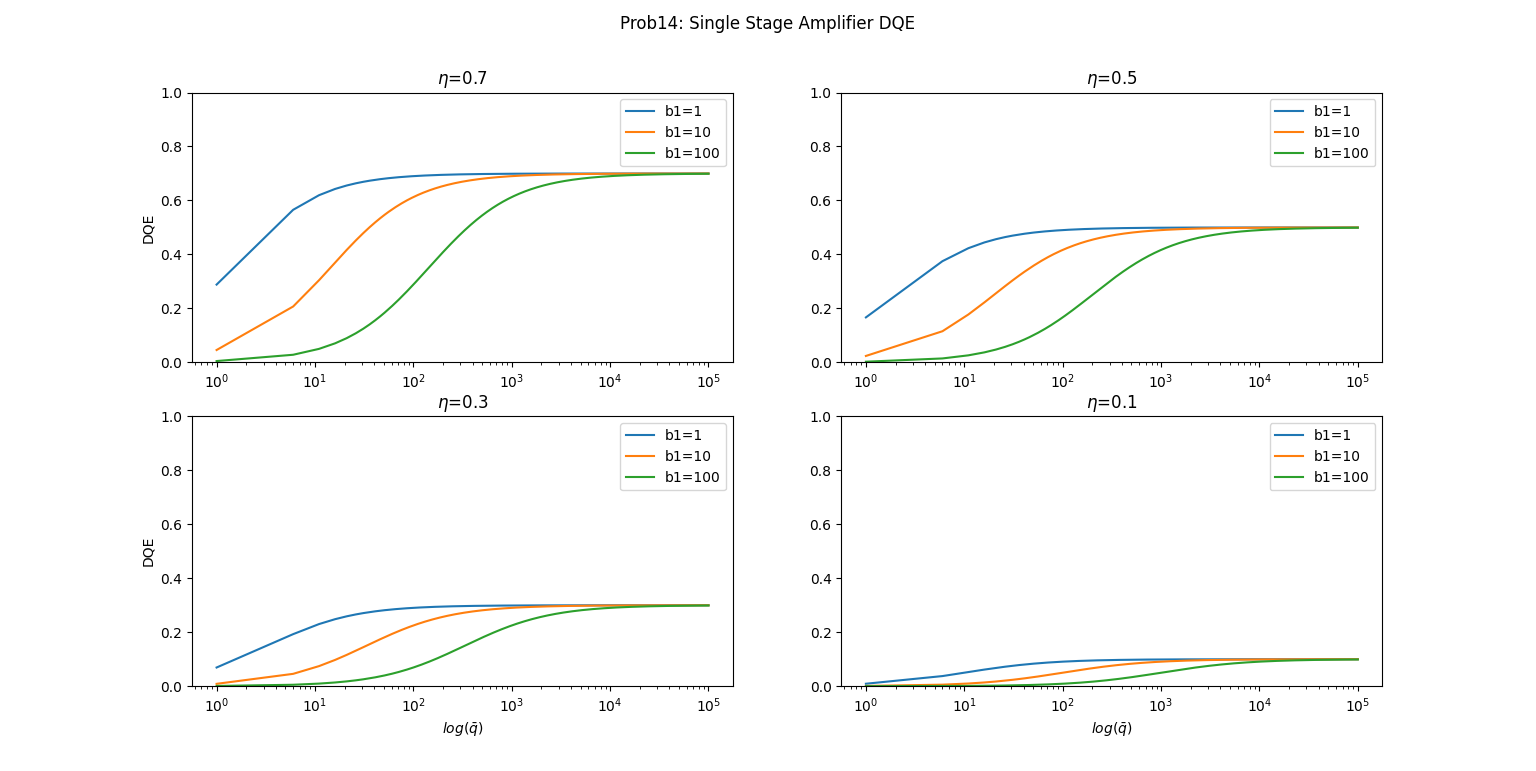

Here is the Python script that generated this plot:
import numpy as np
import scipy
import matplotlib.pyplot as plt
from matplotlib.lines import Line2D
from itertools import cycle

colors = ['C' + str(i) for i in range(4)]
styles = ['-',':','--']


def DQE(qbar,eta,b1):
    return eta / (1 + (b1/(eta*qbar)))




qbar = np.linspace(1,100000,20000)
bs = list([1,10,100])
etas = list(reversed([0.1,0.3,0.5,0.7]))


fig = plt.figure()
ax1 = fig.add_subplot(221)
ax2 = fig.add_subplot(222)
ax3 = fig.add_subplot(223)
ax4 = fig.add_subplot(224)

axes=[ax1,ax2,ax3,ax4]


plt.suptitle('Prob14: Single Stage Amplifier DQE')

for eta,ax in zip(etas,axes):
    plt.sca(ax)
    plt.xscale('log')
    plt.ylim(0,1)
    plt.title(r'$\eta$'+f'={eta}')

    for b1,c in zip(bs,colors):
        print(f'b1={b1},eta={eta}')
        dqe = DQE(qbar,eta,b1)
        plt.plot(qbar,dqe,color=c,label=f'b1={b1}')

    plt.legend()


plt.sca(ax1)
plt.ylabel('DQE')

plt.sca(ax2)

plt.sca(ax3)
plt.ylabel('DQE')
plt.xlabel(r'$log(\bar{q})$')

plt.sca(ax4)
plt.xlabel(r'$log(\bar{q})$')

plt.ion()
plt.show()
import pdb; pdb.set_trace()

# b1_0 = Line2D([0], [0], color=c, linestyle=styles[0], label=f'b1={0}')
# b1_1 = Line2D([0], [0], color=c, linestyle=styles[1], label=f'b1={1}')
# b1_2 = Line2D([0], [0], color=c, linestyle=styles[2], label=f'b1={2}')
#
#
# eta_0 = Line2D([0], [0], color=colors[0], linestyle='-', label=r'$\eta$'+f'={etas[0]}')
# eta_1 = Line2D([0], [0], color=colors[1], linestyle='-', label=r'$\eta$'+f'={etas[1]}')
# eta_2 = Line2D([0], [0], color=colors[2], linestyle='-', label=r'$\eta$'+f'={etas[2]}')
# eta_3 = Line2D([0], [0], color=colors[3], linestyle='-', label=r'$\eta$'+f'={etas[3]}')
#
#
# handles = [b1_0,b1_1,b1_2,eta_0,eta_1,eta_2,eta_3]
# plt.legend(handles=handles)
